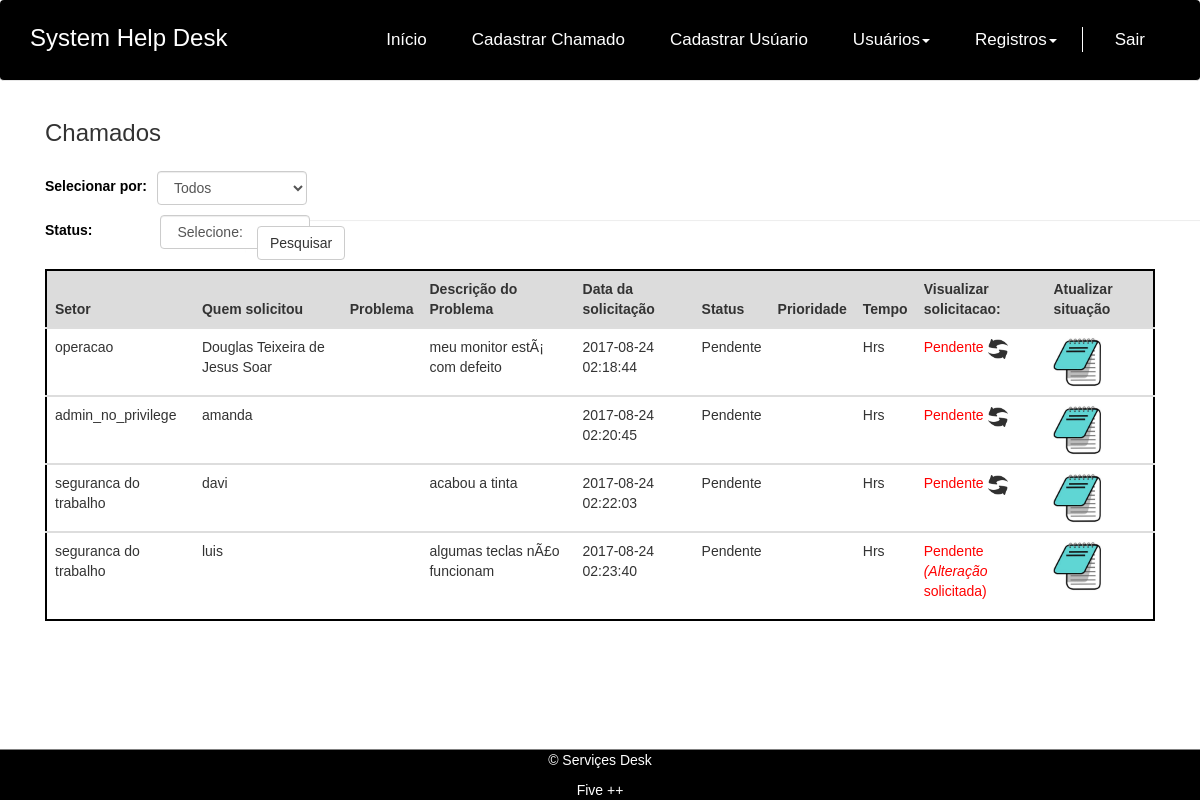
The app's page /home.php (signed in), older data.
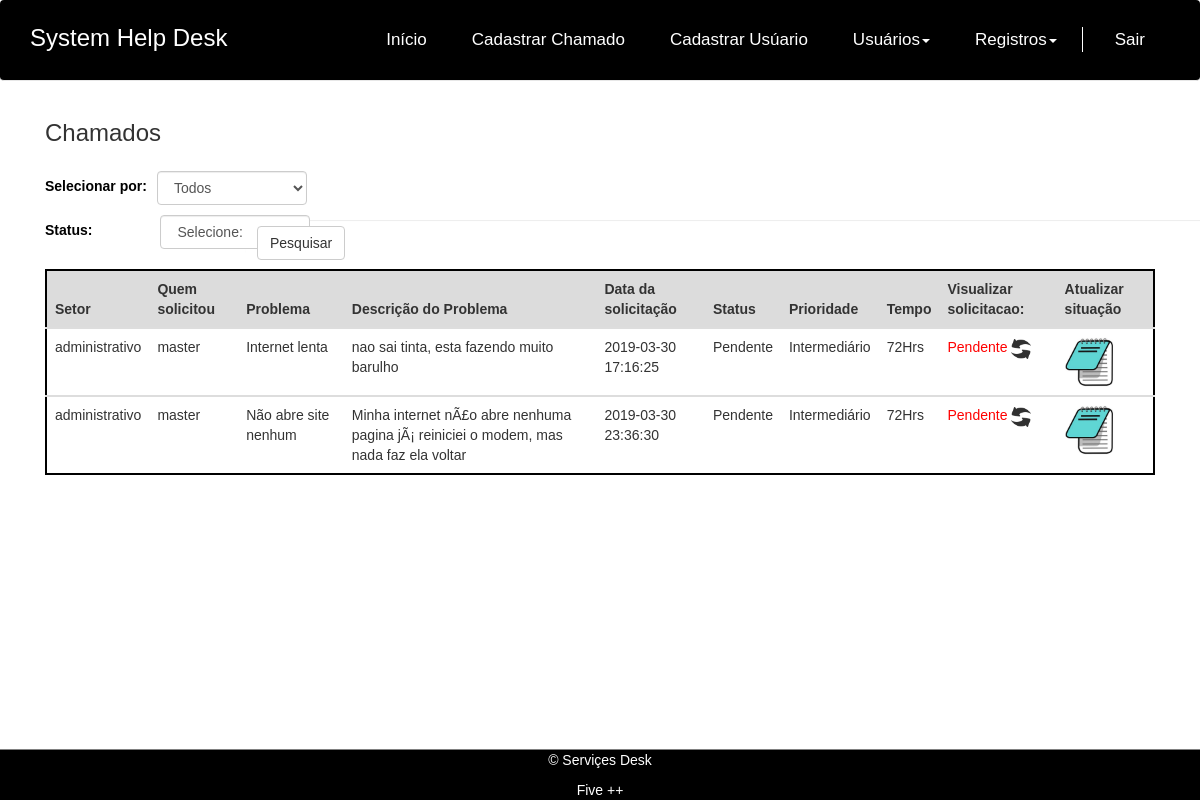
The same page, newer data.
### tables this page shows
CREATE TABLE `chamados` (
  `idchamado` int(11) NOT NULL,
  `idusuario` int(11) NOT NULL,
  `data` datetime NOT NULL,
  `setorcall` varchar(25) NOT NULL,
  `solicitacao` varchar(30) NOT NULL,
  `descricao` varchar(300) NOT NULL,
  `id_problema` int(11) NOT NULL,
  `status` varchar(10) NOT NULL,
  `data_resolvido` datetime NOT NULL,
  `id_prioridade` int(11) NOT NULL
);

CREATE TABLE `tbl_problema` (
  `id_problema` int(11) NOT NULL,
  `desc_problema` varchar(40) NOT NULL
);

CREATE TABLE `prioridade` (
  `id` int(11) NOT NULL,
  `prioridade_desc` varchar(30) NOT NULL,
  `sla` int(11) NOT NULL
);

### home.php (the view, shortened to what the changed rows need)
<?php
    include "include/banco.php";
    if(isset($_POST['selecionar'])){
        $selecionar = $_POST['selecionar'];
        $status = $_POST['status'];
        if($selecionar == "todos"){
            $query = "select A.idchamado, A.data, A.setorcall, A.solicitacao, A.descricao, B.desc_problema, A.status,C.prioridade_desc,C.sla from chamados as A  LEFT JOIN tbl_problema as B ON A.id_problema = B.id_problema LEFT JOIN prioridade as C ON A.id_prioridade =C.id  where status = '$status' order by idchamado";
        }else{
            $query="select A.idchamado, A.data, A.setorcall, A.solicitacao, A.descricao, B.desc_problema, A.status,C.prioridade_desc,C.sla from chamados as A  LEFT JOIN tbl_problema as B ON A.id_problema = B.id_problema LEFT JOIN prioridade as C ON A.id_prioridade =C.id  where status = '$status' and setorcall='$selecionar' order by idchamado";
        }
    }else{ $query = "select A.idchamado, A.data, A.setorcall, A.solicitacao, A.descricao, B.desc_problema, A.status,C.prioridade_desc,C.sla from chamados as A  LEFT JOIN tbl_problema as B ON A.id_problema = B.id_problema LEFT JOIN prioridade as C ON A.id_prioridade =C.id  where status = 'Pendente' order by idchamado"; }
    $cons = mysqli_query($con, $query);
    $total = mysqli_num_rows($cons);
    include "include/header.php";
?>
    <section class="overx" >
        <div class="container">
            <div class="col-xs-12 col-md-12">
                <div class='table-responsive'>
                    <?php if($total != 0){
                        echo "<table class='tab table table-hover'>
                                <thead>
                                    <tr class='back'>
                                        <th>Setor</th>
                                        <th>Quem solicitou</th>
                                        <th>Problema</th>
                                        <th>Descrição do Problema</th>
                                        <th>Data da solicitação</th>
                                        <th>Status</th>
                                        <th>Prioridade</th>
                                        <th>Tempo</th>
                                        <th>Visualizar solicitacao:</th>
                                        <th>Atualizar situação</th>
                                    </tr>
                                </thead>";
                        while($quero = mysqli_fetch_array($cons)){
                            $idchamado = $quero['idchamado'];
                            echo "<tbody>
                                    <tr>
                                        <td>" .$quero['setorcall']. "</td>
                                        <td>".$quero['solicitacao']."</td>
                                        <td>".$quero['desc_problema']."</td>
                                        <td>".$quero['descricao']."</td>
                                        <td>" .$quero['data']. "</td>
                                        <td>" .$quero['status']. "</td>
                                        <td>" .$quero['prioridade_desc']. "</td>
                                        <td>" .$quero['sla']. "Hrs</td>
                                        <td>" ?>
                            <?php if($quero['status'] == 'Pendente'){
                                $query4 = "select * from confirma where idchamado2 = $idchamado";
                                $consulta4 = mysqli_query($con,$query4);
                                $rows = mysqli_num_rows($consulta4);
                                if ($rows > 0) {
                                    echo "<p style='color: red; '>".$quero['status']."</br><span style='font-style: italic;'>(Alteração</span></br>solicitada)</p>";
                                } else {
                                    echo "<span style='color: red;'>".$quero['status']."</span>";
                                ?>
                                    <a style="cursor: pointer;" data-toggle="modal"  data-target="#janela<?php echo "$idchamado"; ?>"><img  style="display: inline; height: 20px; width: 20px;" src="img/refresh.png"></a>
                                <?php
                                } }
                            ?><?php echo "</td>";  ?>
                            <?php
                                echo"<td>";?>
                                <a title="Visualizar detalhes" style="cursor: pointer;" data-toggle="modal"  data-target="#janela<?php echo "$idchamado"; ?>"><img width="50px" height="50px" src="img/descricao.jpg"/></a>
                            <?php
                                echo "</td>
                                    </tr>
                                </tbody>"; ?>
                            <?php
                            }
                            echo "</table>";
                    }
                    ?>
                </div>
            </div>
        </div>
    </section>
<?php
    include "include/footer.php";
?>

Row changes from the older to the newer data that the page shows:
removed chamados: setorcall "operacao", solicitacao "Douglas Teixeira de Jesus Soar", descricao "meu monitor estÃ¡ com defeito", data "2017-08-24 02:18:44", status "Pendente"
removed chamados: setorcall "admin_no_privilege", solicitacao "amanda", data "2017-08-24 02:20:45", status "Pendente"
removed chamados: setorcall "seguranca do trabalho", solicitacao "davi", descricao "acabou a tinta", data "2017-08-24 02:22:03", status "Pendente"
removed chamados: setorcall "seguranca do trabalho", solicitacao "luis", descricao "algumas teclas nÃ£o funcionam", data "2017-08-24 02:23:40", status "Pendente"
added chamados: setorcall "administrativo", solicitacao "master", id_problema.desc_problema "Internet lenta", descricao "nao sai tinta, esta fazendo muito barulho", data "2019-03-30 17:16:25", status "Pendente", id_prioridade.prioridade_desc "Intermediário", id_prioridade.sla "72"
added chamados: setorcall "administrativo", solicitacao "master", id_problema.desc_problema "Não abre site nenhum", descricao "Minha internet nÃ£o abre nenhuma pagina jÃ¡ reiniciei o modem, mas nada faz ela voltar", data "2019-03-30 23:36:30", status "Pendente", id_prioridade.prioridade_desc "Intermediário", id_prioridade.sla "72"
